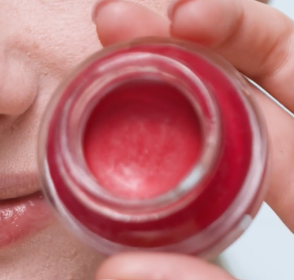
#> input picture case_failed/failed_but_unexpected/assets/template_1.png, 294 x 280 px
$ python run_failed_unexpected_1.py
#> lines starting #> are read from the running program, lines starting #| are printed output that depends on the picture; after the words box and inside, x2 and y2 are one past the last pixel; in counts of white or black regions, pixels touching at a corner belong together
### utils/common.py
## CI 7204 Image Processing and Analytics 2/2568
## Challenge 2: Object Detection with Feature Point Matching
## Shared utility — imported by all case scripts

import os
import numpy as np
import cv2

# Colors for each detected instance (BGR)
INSTANCE_COLORS = [
    (0, 255, 0),    # green   — instance 1
    (0, 0, 255),    # red     — instance 2
    (255, 0, 0),    # blue    — instance 3
    (0, 255, 255),  # yellow  — instance 4
    (255, 0, 255),  # magenta — instance 5
]


# ---------------------------------------------------------------------------
# Multi-instance detector: Iterative Homography
# Returns list of dst_pts quads (one per found instance)
# ---------------------------------------------------------------------------
# [86 lines left out: functions detect_all_instances, overlayImage, not called in this run]


# ---------------------------------------------------------------------------
# Helper: create feature detector
# ---------------------------------------------------------------------------
def create_detector(choice, sift_params=None):
    if choice == 1:
        params = sift_params or {}
        return cv2.SIFT_create(**params), "SIFT"
    if choice == 2:
        if not hasattr(cv2, "xfeatures2d"):
            print("[ERROR] SURF is not available in this OpenCV build.")
            return None, None
        return cv2.xfeatures2d.SURF_create(), "SURF"
    return cv2.ORB_create(), "ORB"


# ---------------------------------------------------------------------------
# Main detection pipeline
# ---------------------------------------------------------------------------
def run_detection(config):
    template_path     = config["TEMPLATE_PATH"]
    video_path        = config["VIDEO_PATH"]
    output_path       = config["OUTPUT_PATH"]
    feature_choice    = config.get("FEATURE_CHOICE", 1)
    sift_params       = config.get("SIFT_PARAMS", None)
    min_match_count   = config.get("MIN_MATCH_COUNT", 10)
    ratio_test        = config.get("RATIO_TEST", 0.75)
    ransac_threshold  = config.get("RANSAC_THRESHOLD", 5.0)
    wait_ms           = config.get("WAIT_MS", 30)
    draw_choice       = config.get("DRAW_CHOICE", 1)
    case_type         = config.get("CASE_TYPE", "unknown")
    case_number       = config.get("CASE_NUMBER", 0)
    target_object     = config.get("TARGET_OBJECT", "N/A")
    description       = config.get("DESCRIPTION", "N/A")
    failure_analysis  = config.get("FAILURE_ANALYSIS", None)

    # --- Print case summary --------------------------------------------------
    print(f"\n{'='*65}")
    print(f"  CASE : {case_type.upper()} #{case_number}")
    print(f"  TARGET   : {target_object}")
    print(f"  DESC     : {description}")
    print(f"  PARAMS   : MIN_MATCH={min_match_count} | RATIO={ratio_test} | RANSAC={ransac_threshold}")
    if sift_params:
        print(f"  SIFT     : {sift_params}")
    if failure_analysis:
        print(f"  EXPECTED FAILURE: {failure_analysis}")
    print(f"{'='*65}\n")

    # --- Load template -------------------------------------------------------
    template_bgr = cv2.imread(template_path)
#> template_bgr is the input picture: shape (280, 294, 3); mean B, G, R 116.5, 113.6, 186.7
    if template_bgr is None:
        print(f"[ERROR] Cannot open template: {template_path}")
        print("        -> Put your template image in the assets/ folder.")
        return
    template_gray = cv2.cvtColor(template_bgr, cv2.COLOR_BGR2GRAY)
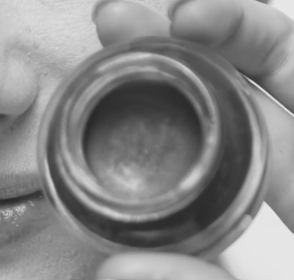
#> template_gray: shape (280, 294); min 39, max 231, mean 135.8

    # --- Load video ----------------------------------------------------------
    capture = cv2.VideoCapture(video_path)
    if not capture.isOpened():
        print(f"[ERROR] Cannot open video: {video_path}")
        print("        -> Put your video file in the assets/ folder.")
        return

    # --- Create detector & compute template descriptors ----------------------
    detector, detector_name = create_detector(feature_choice, sift_params)
    if detector is None:
        capture.release()
        return

    template_kps, template_descs = detector.detectAndCompute(template_gray, None)
#> template_kps = 500 keypoints; strongest (x, y, size): (252, 82, 2.1), (255, 84, 2.1), (257, 85, 2.1), (260, 88, 2.1)
    if template_descs is None or len(template_kps) == 0:
        print("[ERROR] No keypoints found in template image.")
        print("        -> Use a template with richer texture/pattern.")
        capture.release()
        return

    print(f"Template keypoints: {len(template_kps)}")
#| Template keypoints: 500

    # --- FLANN matcher -------------------------------------------------------
    FLANN_INDEX_KDTREE = 0
    FLANN_INDEX_LSH    = 6
    if feature_choice in [1, 2]:
        index_params = dict(algorithm=FLANN_INDEX_KDTREE, trees=5)
    else:
        index_params = dict(algorithm=FLANN_INDEX_LSH,
                            table_number=6, key_size=12, multi_probe_level=1)
    search_params = dict(checks=50)
    flann = cv2.FlannBasedMatcher(index_params, search_params)

    # --- Video writer --------------------------------------------------------
    frame_w = int(capture.get(cv2.CAP_PROP_FRAME_WIDTH))
    frame_h = int(capture.get(cv2.CAP_PROP_FRAME_HEIGHT))
    fps     = capture.get(cv2.CAP_PROP_FPS)
    if fps <= 0:
        fps = 20.0

    os.makedirs(os.path.dirname(output_path), exist_ok=True)
    fourcc = cv2.VideoWriter_fourcc(*"mp4v")
    writer = cv2.VideoWriter(output_path, fourcc, fps, (frame_w, frame_h))
    if not writer.isOpened():
        print(f"[ERROR] Cannot write output video: {output_path}")
        capture.release()
        return

    print(f"Detector : {detector_name} + FLANN + RANSAC")
    print(f"Output   : {output_path}")
    print("Press ESC to stop early.\n")

    multi_detect = config.get("MULTI_DETECT", False)
    max_detections = config.get("MAX_DETECTIONS", 5)

    frame_count  = 0
    detect_count = 0

    # --- Main processing loop ------------------------------------------------
    while True:
        ret, cam_bgr = capture.read()
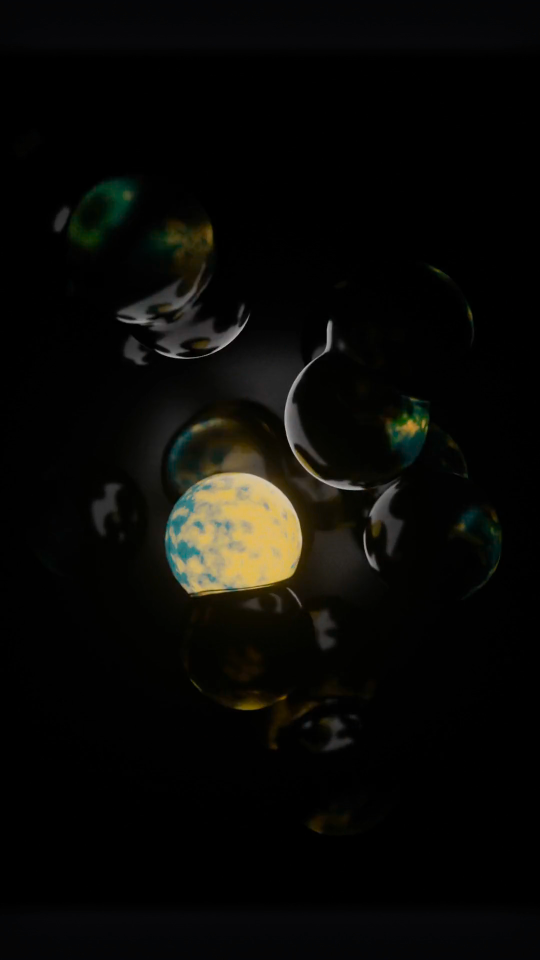
#> input picture frame 30 of case_failed/failed_as_expected/assets/video_1.mp4, 1080 x 1920 px (shown at 1/2 size)
#> cam_bgr is the input picture: shape (1920, 1080, 3); mean B, G, R 6.8, 9.5, 9.8
        if not ret or cam_bgr is None:
            print("End of video.")
            break

        frame_count += 1
        cam_gray = cv2.cvtColor(cam_bgr, cv2.COLOR_BGR2GRAY)
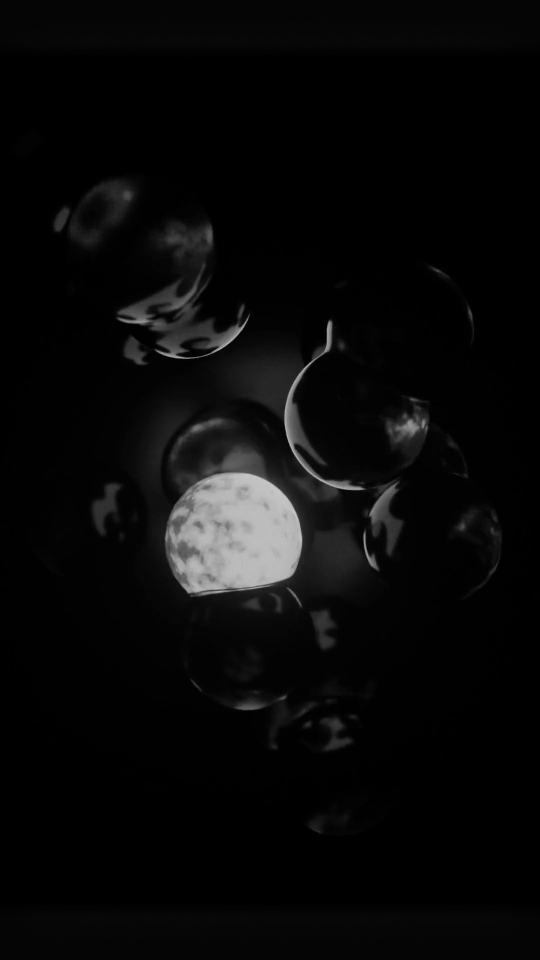
#> cam_gray: shape (1920, 1080) (shown at 1/2 size); min 0, max 204, mean 9.3
        cam_kps, cam_descs = detector.detectAndCompute(cam_gray, None)
#> cam_kps = 500 keypoints; strongest (x, y, size): (362, 715, 3.3), (659, 653, 9.9), (619, 727, 3.3), (615, 732, 3.6)

        homoResult  = cam_bgr.copy()
        goodMatches = []
        matchesMask = None
        detected    = False

        if cam_descs is not None and len(cam_kps) > 0:

            # ================================================================
            # MULTI-DETECT MODE: Iterative Homography
            # ================================================================
            if multi_detect:
                found_boxes = detect_all_instances(
                    template_kps, template_descs, template_gray,
                    cam_kps, cam_descs, flann, config
                )
                for i, dst_pts in enumerate(found_boxes):
                    color = INSTANCE_COLORS[i % len(INSTANCE_COLORS)]
                    homoResult = cv2.polylines(
                        homoResult, [np.int32(dst_pts)],
                        True, color, 2, cv2.LINE_AA
                    )
                    # Label each instance
                    cx = int(dst_pts[:, 0, 0].mean())
                    cy = int(dst_pts[:, 0, 1].mean())
                    cv2.putText(homoResult, f"#{i+1}",
                                (cx - 10, cy), cv2.FONT_HERSHEY_SIMPLEX,
                                0.7, color, 2)
                if found_boxes:
                    detected = True
                    detect_count += 1
                status_text  = f"DETECTED {len(found_boxes)} object(s)" if found_boxes \
                               else f"NOT DETECTED (0/{min_match_count})"
                status_color = (0, 255, 0) if found_boxes else (0, 0, 255)

            # ================================================================
            # SINGLE-DETECT MODE: standard pipeline
            # ================================================================
            else:
                matches = flann.knnMatch(template_descs, cam_descs, k=2)
#> matches = 500 matches
                for mn in matches:
                    if len(mn) == 2:
                        m, n = mn[0], mn[1]
                        if m.distance < ratio_test * n.distance:
                            goodMatches.append(m)
#> after the loop, goodMatches = 22 matches

                if len(goodMatches) >= min_match_count:
                    template_pts = np.float32(
                        [template_kps[m.queryIdx].pt for m in goodMatches]
                    ).reshape(-1, 1, 2)
#> template_pts = 22 rows, first 8: [279.2, 106.4], [9.68, 193.8], [113.3, 41.4], [21.96, 190.9], [116, 199.9], [249.1, 82.64], [70.84, 163.3], [67.9, 156.6]
                    cam_pts = np.float32(
                        [cam_kps[m.trainIdx].pt for m in goodMatches]
                    ).reshape(-1, 1, 2)
#> cam_pts = 22 rows, first 8: [438.4, 1180], [508.6, 1171.9], [381.1, 1011.8], [508.6, 1171.9], [508.6, 1171.9], [438.4, 1180], [240.6, 639.1], [240.6, 639.1]
                    H, mask = cv2.findHomography(
                        template_pts, cam_pts, cv2.RANSAC, ransac_threshold
                    )
#> H = [[-7.21, 0.0263, 506.7], [-16.6, 0.0309, 1170.1], [-0.0142, 2.09e-05, 1]]; mask = 22 values, max 1 at index 1, min 0 at index 0, mean 0.318
                    if H is not None and mask is not None:
                        matchesMask = mask.ravel().tolist()
#> matchesMask = [0, 1, 0, 1, 1, 0, 0, 0, 1, 0, 0, 0, 0, 0, 0, 1, 1, 0, 1, 0, 0, 0]
                        h, w = template_gray.shape[:2]
#> h = 280; w = 294
                        src_pts = np.float32(
                            [[0, 0], [0, h-1], [w-1, h-1], [w-1, 0]]
                        ).reshape(-1, 1, 2)
#> src_pts = [[0, 0], [0, 279], [293, 279], [293, 0]]
                        dst_pts = cv2.perspectiveTransform(src_pts, H)
#> dst_pts = [[506.7, 1170.1], [511, 1171.9], [508.1, 1171.3], [509.5, 1171.8]]
                        if draw_choice in [1, 3]:
                            homoResult = cv2.polylines(
                                homoResult, [np.int32(dst_pts)],
                                True, (0, 255, 0), 2, cv2.LINE_AA
                            )
#> homoResult: shape (1920, 1080, 3); under 0.01% of pixels changed, all inside (x1, y1, x2, y2) = (504, 1168, 514, 1174)
                        detected = True
                        detect_count += 1

                status_text  = f"DETECTED ({len(goodMatches)} matches)" if detected \
                               else f"NOT DETECTED ({len(goodMatches)}/{min_match_count})"
#> status_text = 'DETECTED (22 matches)'
                status_color = (0, 255, 0) if detected else (0, 0, 255)

        else:
            status_text  = f"NOT DETECTED (no keypoints)"
            status_color = (0, 0, 255)

        # --- Overlay status text on frame ------------------------------------
        cv2.putText(homoResult, status_text,
                    (10, 30), cv2.FONT_HERSHEY_SIMPLEX, 0.7, status_color, 2)
        mode_label = "MULTI" if multi_detect else "SINGLE"
        cv2.putText(homoResult,
                    f"{case_type.upper()} #{case_number} | {detector_name}+FLANN+RANSAC [{mode_label}]",
                    (10, frame_h - 10), cv2.FONT_HERSHEY_SIMPLEX, 0.45, (255, 255, 0), 1)
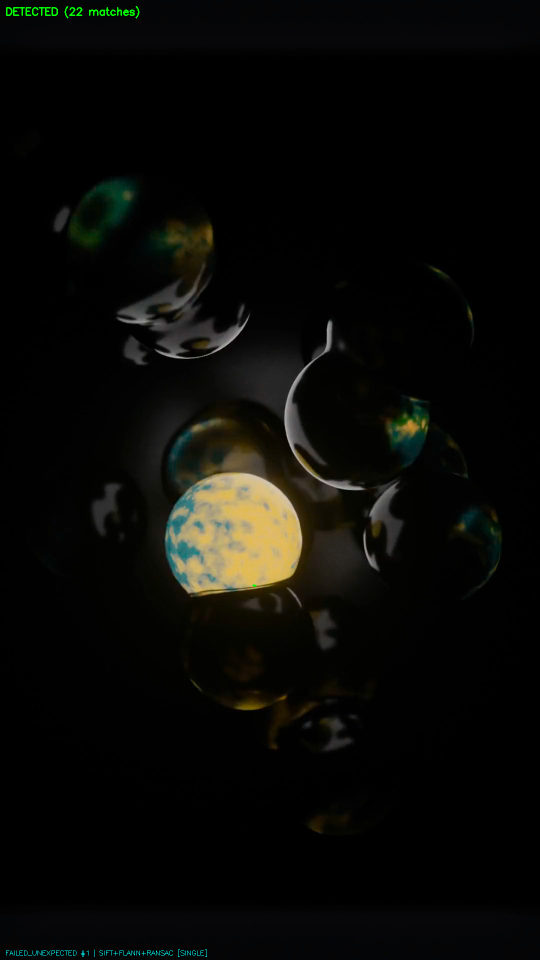
#> homoResult: shape (1920, 1080, 3) (shown at 1/2 size); mean B, G, R 6.9, 9.8, 9.8

        # --- Draw feature matches (single mode only) -------------------------
        win_title = f"{case_type.upper()} #{case_number}"
        cv2.imshow(f"{win_title} - Detection", homoResult)

        if not multi_detect:
            draw_params = dict(
                matchColor=(0, 255, 0),
                singlePointColor=(255, 0, 0),
                matchesMask=matchesMask,
                flags=cv2.DRAW_MATCHES_FLAGS_DRAW_RICH_KEYPOINTS,
            )
#> draw_params = {'matchColor': (0, 255, 0), 'singlePointColor': (255, 0, 0), 'matchesMask': [0, 1, 0, 1, 1, 0, 0, 0, 1, 0, 0, 0, 0, 0, 0, 1, 1, 0, 1, 0, 0, 0], 'flags': 4}
            matchResult = cv2.drawMatches(
                template_bgr, template_kps,
                cam_bgr, cam_kps if cam_kps else [],
                goodMatches, None, **draw_params
            )
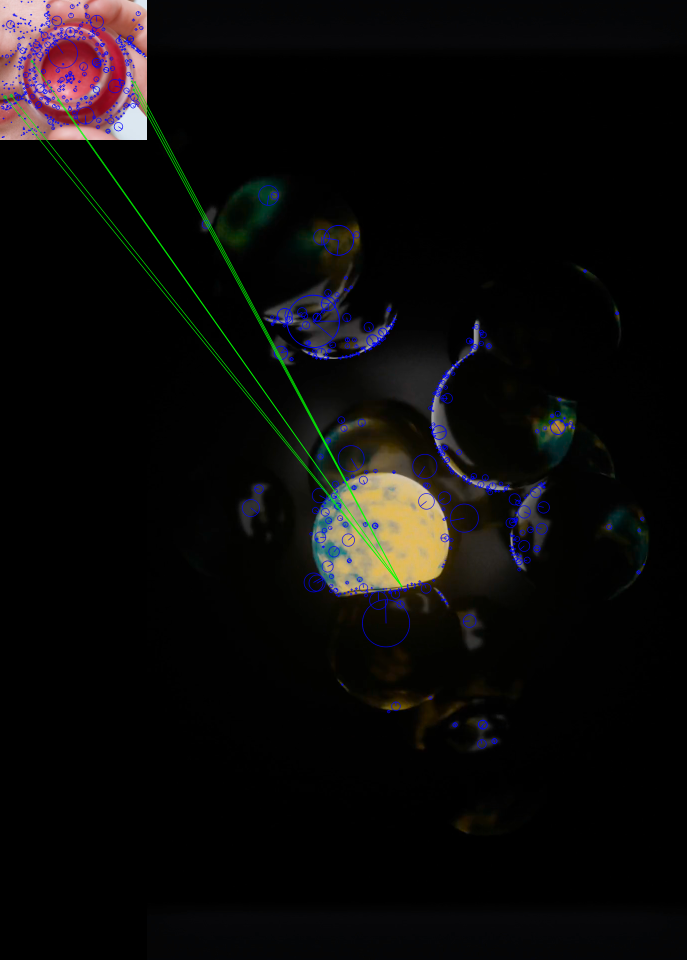
#> matchResult: shape (1920, 1374, 3) (shown at 1/2 size); mean B, G, R 10.5, 11.1, 12.4
            cv2.imshow(f"{win_title} - Matches", matchResult)

        writer.write(homoResult)

        if cv2.waitKey(wait_ms) == 27:
#> (key Esc is pressed here)
            print("ESC pressed — stopping early.")
            break

    # --- Summary -------------------------------------------------------------
    rate = (detect_count / frame_count * 100) if frame_count > 0 else 0.0
    print(f"\n--- Result Summary ---")
    print(f"Total frames   : {frame_count}")
    print(f"Detected frames: {detect_count}  ({rate:.1f}%)")
    print(f"Output saved   : {output_path}")
    if failure_analysis and rate < 30:
        print(f"[ANALYSIS] Detection rate {rate:.1f}% — consistent with expected failure.")
        print(f"           Reason: {failure_analysis}")

    cv2.destroyAllWindows()
    writer.release()
    capture.release()

### case_failed/failed_but_unexpected/run_failed_unexpected_1.py
## CI 7204 Image Processing and Analytics 2/2568
## Challenge 2 — FAILED BUT UNEXPECTED  #1
## ============================================================
## Target Object  : Small red cosmetic jar (lip balm/cream container) held in hand
## Template Source: Frontal photo of the jar (flat, lid closed, good lighting)
## Video Source   : Person holding jar in hand, lid open, moving slightly
## Why thought ok : Object has distinct red color and textured label — expected SIFT to lock on
## Why it failed  : Curved surface + open lid + small size → Homography assumption violated
## Attempts made  : Tried 3 param sets below (all failed)
## ============================================================

import sys, os
sys.path.insert(0, os.path.join(os.path.dirname(__file__), '..', '..', 'utils'))
from common import run_detection

BASE = os.path.dirname(__file__)

# ---- ATTEMPT 3 (most aggressive — still failed) ----------------------------
# Attempt 1: standard SIFT   → MIN=10, ratio=0.75, RANSAC=5.0   → match lines scatter across face/background
# Attempt 2: sensitive SIFT  → MIN=8,  ratio=0.78, RANSAC=8.0   → bounding box jitters wildly, not on jar
# Attempt 3: loosest possible→ MIN=6,  ratio=0.82, RANSAC=12.0  → occasionally detects but wrong location

config = {
    "TEMPLATE_PATH": os.path.join(BASE, "assets", "template_1.png"),
    "VIDEO_PATH":    os.path.join(BASE, "assets", "video_1.mp4"),
    "OUTPUT_PATH":   os.path.join(BASE, "output", "output_failed_unexpected_1.mp4"),

    "FEATURE_CHOICE": 1,
    "SIFT_PARAMS": {
        "nfeatures": 500,
        "contrastThreshold": 0.01,   # very sensitive — needed to capture jar edge/label
        "edgeThreshold": 30,          # higher — keep curved edge keypoints
        "sigma": 1.0,
    },

    "MIN_MATCH_COUNT": 6,            # reduced to minimum viable
    "RATIO_TEST": 0.82,              # loosest ratio to accept more matches
    "RANSAC_THRESHOLD": 12.0,        # very tolerant — curved surface causes large reprojection error

    "DRAW_CHOICE": 1,
    "WAIT_MS": 30,

    "CASE_TYPE": "failed_unexpected",
    "CASE_NUMBER": 1,
    "TARGET_OBJECT": "Small red cosmetic jar (lip balm) held in hand, lid open",
    "DESCRIPTION": "Unexpected failure: curved container with open lid violates Homography planarity assumption",
    "FAILURE_ANALYSIS": (
        "The red cosmetic jar appears to have rich texture (label, color contrast) — expected SIFT to detect it. "
        "However, three fundamental issues cause failure: "
        "(1) Curved surface: Homography (H matrix) assumes the object is a flat plane. "
        "A cylindrical/round jar surface introduces non-linear distortion that a 3x3 H cannot model. "
        "(2) Open lid changes object shape: template shows closed jar but video shows open lid — "
        "the visible surface differs significantly from the template, reducing valid matches. "
        "(3) Small object size: jar occupies <80x80 pixels in frame — SIFT struggles to find "
        "stable scale-space extrema at this resolution. "
        "Feature match lines scatter to the person's face and background instead of the jar. "
        "Resolution: would need 3D pose estimation (e.g., PnP + depth camera) or "
        "color-based segmentation to pre-locate the jar before descriptor matching."
    ),
}

if __name__ == "__main__":
    run_detection(config)
